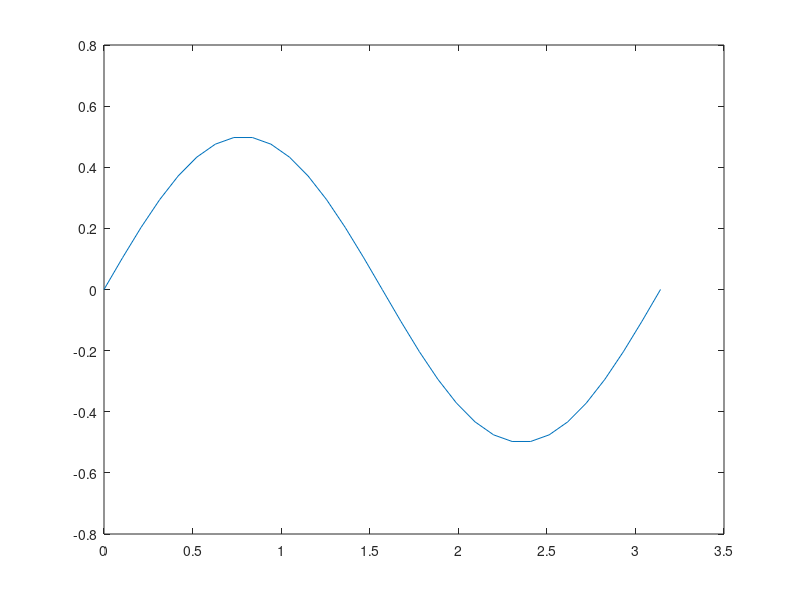

Write the MATLAB code that produced this figure. (Note: this script raises an error after producing the figure.)

% test driver for integrate function

x1 = 0;
x2 = pi;
N  = 31; % number of points, odd for best results.
		 % number of intervals is one less

figure (1) ; clf ;

x = linspace (x1, x2, N);
dx = (x2 - x1) / (N - 1); % interval width

% y = x .* x;
y = sin (x) .* cos (x);

clear res stat

plot (x, y) ; hold on ; plot (x, y, '*', 'r', 'Size', dx / 4);
[res, stat] = integrate (y, dx);
disp (sprintf ('Results = %f', res));
disp (sprintf ('Status  = %f', stat));
